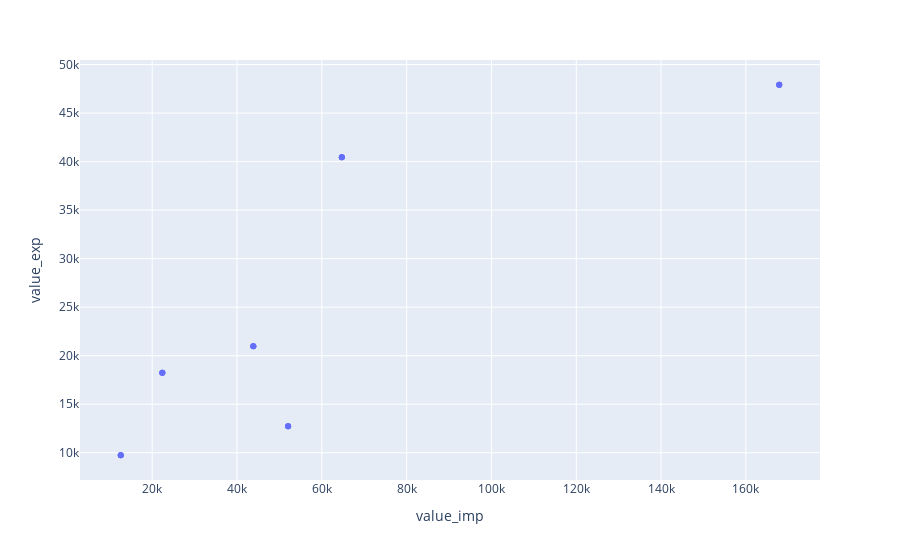

The cell this chart's notebook holds for it:
### Code cell
df_plot = top_import_deficit.dropna()
print(len(df_plot))
fig = px.scatter(df_plot, x="value_imp", y='value_exp', hover_data=["country", "Commodity", "Fiscal Deficit"])
fig.show()

### Figure 1 — Plotly figure (JSON) as saved in the notebook; plotly's stock layout.template omitted (floating-point values rounded to 4 significant figures)
{"data": [{"customdata": [["CHINA P RP", "ELECTRICAL MACHINERY AND EQUIPMENT AND PARTS THEREOF; SOUND RECORDERS AND REPRODUCERS, TELEVISION IMAGE AND SOUND RECORDERS AND REPRODUCERS,AND PARTS.", -20050.0], ["HONG KONG", "ELECTRICAL MACHINERY AND EQUIPMENT AND PARTS THEREOF; SOUND RECORDERS AND REPRODUCERS, TELEVISION IMAGE AND SOUND RECORDERS AND REPRODUCERS,AND PARTS.", -8373.0], ["VIETNAM SOC REP", "ELECTRICAL MACHINERY AND EQUIPMENT AND PARTS THEREOF; SOUND RECORDERS AND REPRODUCERS, TELEVISION IMAGE AND SOUND RECORDERS AND REPRODUCERS,AND PARTS.", -3459.0], ["KOREA RP", "IRON AND STEEL", -2236.0], ["CHINA P RP", "IRON AND STEEL", -1103.0], ["JAPAN", "IRON AND STEEL", -1024.0], ["SAUDI ARAB", "MINERAL FUELS, MINERAL OILS AND PRODUCTS OF THEIR DISTILLATION; BITUMINOUS SUBSTANCES; MINERAL WAXES.", -24074], ["IRAQ", "MINERAL FUELS, MINERAL OILS AND PRODUCTS OF THEIR DISTILLATION; BITUMINOUS SUBSTANCES; MINERAL WAXES.", -21620.0], ["U ARAB EMTS", "MINERAL FUELS, MINERAL OILS AND PRODUCTS OF THEIR DISTILLATION; BITUMINOUS SUBSTANCES; MINERAL WAXES.", -7289.0], ["SWITZERLAND", "NATURAL OR CULTURED PEARLS,PRECIOUS OR SEMIPRECIOUS STONES,PRE.METALS,CLAD WITH PRE.METAL AND ARTCLS THEREOF;IMIT.JEWLRY;COIN.", -15230.0], ["U ARAB EMTS", "NATURAL OR CULTURED PEARLS,PRECIOUS OR SEMIPRECIOUS STONES,PRE.METALS,CLAD WITH PRE.METAL AND ARTCLS THEREOF;IMIT.JEWLRY;COIN.", 1824.0], ["U S A", "NATURAL OR CULTURED PEARLS,PRECIOUS OR SEMIPRECIOUS STONES,PRE.METALS,CLAD WITH PRE.METAL AND ARTCLS THEREOF;IMIT.JEWLRY;COIN.", 2212.0], ["CHINA P RP", "NUCLEAR REACTORS, BOILERS, MACHINERY AND MECHANICAL APPLIANCES; PARTS THEREOF.", -12550.0], ["GERMANY", "NUCLEAR REACTORS, BOILERS, MACHINERY AND MECHANICAL APPLIANCES; PARTS THEREOF.", -3119.0], ["U S A", "NUCLEAR REACTORS, BOILERS, MACHINERY AND MECHANICAL APPLIANCES; PARTS THEREOF.", 441.3], ["CHINA P RP", "ORGANIC CHEMICALS", -5347.0], ["U S A", "ORGANIC CHEMICALS", -11.84], ["SINGAPORE", "ORGANIC CHEMICALS", -1451.0]], "hovertemplate": "value_imp=%{x}<br>value_exp=%{y}<br>country=%{customdata[0]}<br>Commodity=%{customdata[1]}<br>Fiscal Deficit=%{customdata[2]}<extra></extra>", "legendgroup": "", "marker": {"color": "#636efa", "symbol": "circle"}, "mode": "markers", "name": "", "showlegend": false, "type": "scatter", "x": [52050.0, 52050.0, 52050.0, 12580.0, 12580.0, 12580.0, 167900.0, 167900.0, 167900.0, 64720.0, 64720.0, 64720.0, 43840.0, 43840.0, 43840.0, 22390.0, 22390.0, 22390.0], "xaxis": "x", "y": [12730.0, 12730.0, 12730.0, 9742.0, 9742.0, 9742.0, 47920.0, 47920.0, 47920.0, 40450.0, 40450.0, 40450.0, 20960.0, 20960.0, 20960.0, 18240.0, 18240.0, 18240.0], "yaxis": "y"}], "layout": {"legend": {"tracegroupgap": 0}, "margin": {"t": 60}, "xaxis": {"anchor": "y", "domain": [0, 1], "title": {"text": "value_imp"}}, "yaxis": {"anchor": "x", "domain": [0, 1], "title": {"text": "value_exp"}}}}
